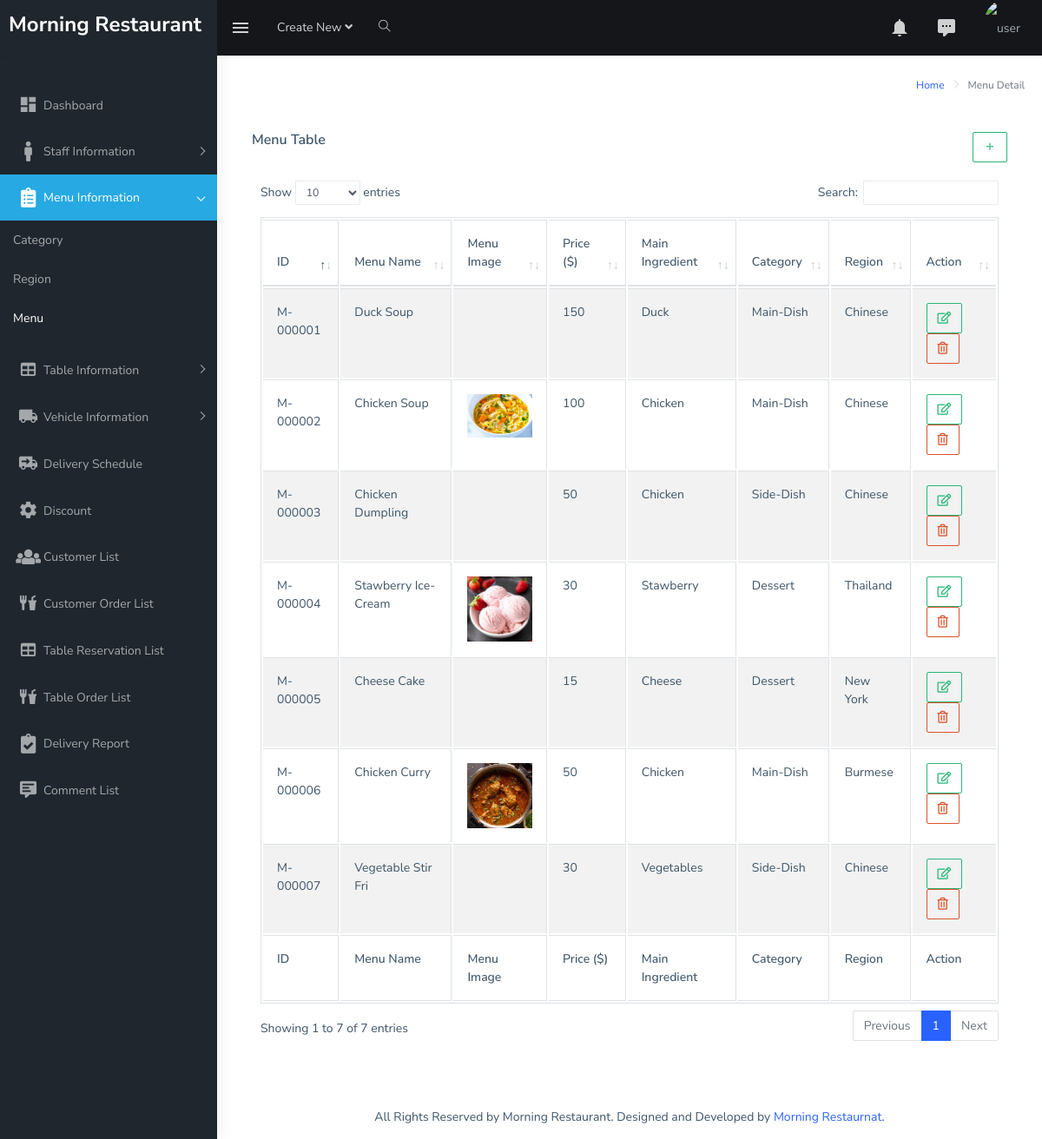
/adminpanel/menu_detail.php (signed in), run on the app's committed database.
### tables this page shows
CREATE TABLE `menu` (
  `menuid` varchar(20) NOT NULL,
  `menuname` varchar(30) NOT NULL,
  `menuimage` text NOT NULL,
  `mainingredient` varchar(20) NOT NULL,
  `price` int(11) NOT NULL,
  `description` text NOT NULL,
  `categoryid` int(11) NOT NULL,
  `regionid` int(11) NOT NULL,
  `registertime` timestamp NOT NULL DEFAULT current_timestamp() ON UPDATE current_timestamp()
);

CREATE TABLE `category` (
  `categoryid` int(11) NOT NULL,
  `category` varchar(30) NOT NULL,
  `registertime` timestamp NOT NULL DEFAULT current_timestamp() ON UPDATE current_timestamp()
);

CREATE TABLE `region` (
  `regionid` int(11) NOT NULL,
  `region` varchar(30) NOT NULL,
  `registertime` timestamp NOT NULL DEFAULT current_timestamp() ON UPDATE current_timestamp()
);

### adminpanel/menu_detail.php (the view, shortened to what this page needs)
<?php
include('admin_header.php');
include('autoid_function.php');
?>
<html>
<head>
</head>
<body>
    <div class="page-wrapper" style="background-color: white;">
        <div class="page-breadcrumb">
            <div class="row">
                <div class="col-12 d-flex no-block align-items-center">
                    <div class="ml-auto text-right">
                        <nav aria-label="breadcrumb">
                            <ol class="breadcrumb">
                                <li class="breadcrumb-item"><a href="#">Home</a></li>
                                <li class="breadcrumb-item active" aria-current="page">Menu Detail</li>
                            </ol>
                        </nav>
                    </div>
                </div>
            </div>
        </div>
        <div class="container-fluid">
            <div class="row">
                <div class="col-md-12">
                    <div class="card">
                        <div class="card-body">
                            <div class="row">
                                <div class="col-md-6"><h5 class="card-title">Menu Table</h5></div>
                                <div class="col-md-6 text-right"><a href="menu_entry.php" class="btn btn-outline-success"><i class="mdi mdi-plus"></i></a></div>
                            </div>
                            <br>
                            <?php
                            $query="SELECT m.*,c.category as category, r.region as region FROM menu m, category c, region r WHERE m.categoryid=c.categoryid AND m.regionid=r.regionid";
                            $result=mysqli_query($connection,$query);
                            $count=mysqli_num_rows($result);
                            if ($count<0) {
                                echo "<p>No Record Found!!</p>";
                            }
                            else{
                                ?>
                                <div class="table-responsive">
                                    <table id="zero_config" class="table table-striped table-bordered">
                                        <thead>
                                            <tr>
                                                <th>ID</th>
                                                <th>Menu Name</th>
                                                <th>Menu Image</th>
                                                <th>Price ($)</th>
                                                <th>Main Ingredient</th>
                                                <th>Category</th>
                                                <th>Region</th>
                                                <th>Action</th>
                                            </tr>
                                        </thead>
                                        <tbody>
                                        <?php
                                        for ($i=0; $i < $count ; $i++) {
                                            $rows=mysqli_fetch_array($result);
                                            $menuid=$rows['menuid'];
                                            $menuname=$rows['menuname'];
                                            $image=$rows['menuimage'];
                                            $price=$rows['price'];
                                            $main=$rows['mainingredient'];
                                            $category=$rows['category'];
                                            $region=$rows['region'];
                                            echo "<tr>";
                                            echo "<td>".$menuid."</td>";
                                            echo "<td>".$menuname."</td>";
                                            echo "<td><img src='".$image."' width='100px' class='img-fluid' alt=''></td>";
                                            echo "<td>".$price."</td>";
                                            echo "<td>".$main."</td>";
                                                echo "<td>".$category."</td>";
                                                echo "<td>".$region."</td>";
                                            echo "<td><a href='menu_update.php?menuid=$menuid' class='btn btn-outline-success'><i class='far fa-edit'></i></a>   <a onclick='javascript:confirmationDelete($(this));return false;' href='menu_delete.php?menuid=$menuid' class='btn btn-outline-danger'><i class='far fa-trash-alt'></i></a></td>";
                                            echo "</tr>";
                                        }
                                        ?>
                                    </tbody>
                                    <tfoot>
                                        <tr>
                                            <th>ID</th>
                                            <th>Menu Name</th>
                                            <th>Menu Image</th>
                                            <th>Price ($)</th>
                                            <th>Main Ingredient</th>
                                            <th>Category</th>
                                            <th>Region</th>
                                            <th>Action</th>
                                        </tr>
                                    </tfoot>
                                </table>
                            </div>
                            <?php
                        }
                        ?>
                    </div>
                </div>
            </div>
        </div>
    </div>
</body>
</html>
<?php
include('admin_footer.php');
?>

### adminpanel/admin_header.php (shortened to what this page needs)
<!DOCTYPE html>
<html dir="ltr" lang="en">
<head>
    <link href="assets/libs/flot/css/float-chart.css" rel="stylesheet">
    <link rel="stylesheet" type="text/css" href="assets/libs/select2/dist/css/select2.min.css">
    <link rel="stylesheet" type="text/css" href="assets/libs/jquery-minicolors/jquery.minicolors.css">
    <link rel="stylesheet" type="text/css" href="assets/libs/bootstrap-datepicker/dist/css/bootstrap-datepicker.min.css">
    <link rel="stylesheet" type="text/css" href="assets/libs/quill/dist/quill.snow.css">
    <link rel="stylesheet" type="text/css" href="assets/extra-libs/multicheck/multicheck.css">
    <link href="assets/libs/datatables.net-bs4/css/dataTables.bootstrap4.css" rel="stylesheet">
    <link href="dist/css/style.min.css" rel="stylesheet">
    <link href="assets/libs/magnific-popup/dist/magnific-popup.css" rel="stylesheet">
</head>
<body>
    <div id="main-wrapper">
        <header class="topbar" data-navbarbg="skin5">
            <nav class="navbar top-navbar navbar-expand-md navbar-dark">
                <div class="navbar-header" data-logobg="skin5">
                    <a class="navbar-brand" href="index.php">
                        <span class="logo-text">
                         <h3>Morning Restaurant</h3>
                     </span>
                    </a>
                </div>
                <div class="navbar-collapse collapse" id="navbarSupportedContent" data-navbarbg="skin5">
                    <ul class="navbar-nav float-left mr-auto">
                        <li class="nav-item d-none d-md-block"><a class="nav-link sidebartoggler waves-effect waves-light" href="javascript:void(0)" data-sidebartype="mini-sidebar"><i class="mdi mdi-menu font-24"></i></a></li>
                        <li class="nav-item dropdown">
                            <a class="nav-link dropdown-toggle" href="#" id="navbarDropdown" role="button" data-toggle="dropdown" aria-haspopup="true" aria-expanded="false">
                             <span class="d-none d-md-block">Create New <i class="fa fa-angle-down"></i></span>
                         </a>
                    </li>
                    <li class="nav-item search-box"> <a class="nav-link waves-effect waves-dark" href="javascript:void(0)"><i class="ti-search"></i></a>
                    </li>
                </ul>
                <ul class="navbar-nav float-right">
                    <li class="nav-item dropdown">
                        <a class="nav-link dropdown-toggle waves-effect waves-dark" href="" data-toggle="dropdown" aria-haspopup="true" aria-expanded="false"> <i class="mdi mdi-bell font-24"></i>
                        </a>
                    </li>
                    <li class="nav-item dropdown">
                        <a class="nav-link dropdown-toggle waves-effect waves-dark" href="" id="2" data-toggle="dropdown" aria-haspopup="true" aria-expanded="false"> <i class="font-24 mdi mdi-comment-processing"></i>
                        </a>
                </li>
                <li class="nav-item dropdown">
                    <a class="nav-link dropdown-toggle text-muted waves-effect waves-dark pro-pic" href="" data-toggle="dropdown" aria-haspopup="true" aria-expanded="false"><img src="<?php echo $_SESSION['staffimage'] ?>" alt="user" class="rounded-circle" width="31" height="31"></a>
</li>
</ul>
</div>
</nav>
</header>
<aside class="left-sidebar" data-sidebarbg="skin5">
    <div class="scroll-sidebar">
        <nav class="sidebar-nav">
            <?php
            if (isset($_SESSION['stafftype'])) {
                if ($_SESSION['stafftype']=='Restaurant Manager' || $_SESSION['stafftype']=='Restaurant Owner') {
                    ?>
                    <ul id="sidebarnav" class="p-t-30">
                        <li class="sidebar-item"> <a class="sidebar-link waves-effect waves-dark sidebar-link" href="index.php" aria-expanded="false"><i class="mdi mdi-view-dashboard"></i><span class="hide-menu">Dashboard</span></a></li>
                        <li class="sidebar-item"> <a class="sidebar-link has-arrow waves-effect waves-dark" href="javascript:void(0)" aria-expanded="false"><i class="fas fa-male"></i><span class="hide-menu">Staff Information</span></a>
                        </li>
                        <li class="sidebar-item"> <a class="sidebar-link has-arrow waves-effect waves-dark" href="javascript:void(0)" aria-expanded="false"><i class="fas fa-clipboard-list"></i><span class="hide-menu">Menu Information</span></a>
                            <ul aria-expanded="false" class="collapse  first-level">
                                <li class="sidebar-item"><a href="category_detail.php" class="sidebar-link"><span class="hide-menu"> Category </span></a></li>
                                <li class="sidebar-item"><a href="region_detail.php" class="sidebar-link"><span class="hide-menu"> Region </span></a></li>
                                <li class="sidebar-item"><a href="menu_detail.php" class="sidebar-link"><span class="hide-menu"> Menu </span></a></li>
                            </ul>
                        </li>
                        <li class="sidebar-item"> <a class="sidebar-link has-arrow waves-effect waves-dark" href="javascript:void(0)" aria-expanded="false"><i class="mdi mdi-table"></i><span class="hide-menu">Table Information</span></a>
                        </li>
                        <li class="sidebar-item"> <a class="sidebar-link has-arrow waves-effect waves-dark" href="javascript:void(0)" aria-expanded="false"><i class="mdi mdi-truck"></i><span class="hide-menu">Vehicle Information</span></a>
                        </li>
                        <li class="sidebar-item"> <a class="sidebar-link waves-effect waves-dark sidebar-link" href="deliveryschedule_detail.php" aria-expanded="false"><i class="mdi mdi-truck-delivery"></i><span class="hide-menu"> Delivery Schedule </span></a></li>
                        <li class="sidebar-item"> <a class="sidebar-link waves-effect waves-dark sidebar-link" href="discount_detail.php" aria-expanded="false"><i class="mdi mdi-settings"></i><span class="hide-menu"> Discount </span></a></li>
                        <li class="sidebar-item"> <a class="sidebar-link waves-effect waves-dark sidebar-link" href="customerlist.php" aria-expanded="false"><i class="fas fa-users"></i><span class="hide-menu"> Customer List </span></a></li>
                        <li class="sidebar-item"> <a class="sidebar-link waves-effect waves-dark sidebar-link" href="customerorderlist.php" aria-expanded="false"><i class="mdi mdi-food-fork-drink"></i><span class="hide-menu">Customer Order List</span></a></li>
                        <li class="sidebar-item"> <a class="sidebar-link waves-effect waves-dark sidebar-link" href="reservationlist.php" aria-expanded="false"><i class="mdi mdi-table"></i><span class="hide-menu">Table Reservation List</span></a></li>
                        <li class="sidebar-item"> <a class="sidebar-link waves-effect waves-dark sidebar-link" href="tableorderlist.php" aria-expanded="false"><i class="mdi mdi-food-fork-drink"></i><span class="hide-menu">Table Order List</span></a></li>
                        <li class="sidebar-item"> <a class="sidebar-link waves-effect waves-dark sidebar-link" href="deliveryreport.php" aria-expanded="false"><i class=" fas fa-clipboard-check"></i><span class="hide-menu">Delivery Report</span></a></li>
                        <li class="sidebar-item"> <a class="sidebar-link waves-effect waves-dark sidebar-link" href="commentlist.php" aria-expanded="false"><i class="mdi mdi-comment-text"></i><span class="hide-menu">Comment List</span></a></li>
                    </ul>
                    <?php
                }
        }
        else if (!isset($_SESSION['stafftype'])) {
            echo "<script>window.alert('Unauthorized User!!')</script>";
            echo "<script>window.location='login.php'</script>";
        }
        ?>
    </nav>
</div>
</aside>
</body>
</html>

### adminpanel/admin_footer.php (shortened to what this page needs)
<!DOCTYPE html>
<html>
<body>
	<footer class="footer text-center">
		All Rights Reserved by Morning Restaurant. Designed and Developed by <a href="#">Morning Restaurnat</a>.
	</footer>
</body>
</html>

### data on the page
menu: menuid "M-000005", menuname "Cheese Cake", price "15", mainingredient "Cheese", categoryid.category "Dessert", regionid.region "New York"
menu: menuid "M-000006", menuname "Chicken Curry", menuimage (picture), price "50", mainingredient "Chicken", categoryid.category "Main-Dish", regionid.region "Burmese"
menu: menuid "M-000003", menuname "Chicken Dumpling", price "50", mainingredient "Chicken", categoryid.category "Side-Dish", regionid.region "Chinese"
menu: menuid "M-000002", menuname "Chicken Soup", menuimage (picture), price "100", mainingredient "Chicken", categoryid.category "Main-Dish", regionid.region "Chinese"
menu: menuid "M-000001", menuname "Duck Soup", price "150", mainingredient "Duck", categoryid.category "Main-Dish", regionid.region "Chinese"
menu: menuid "M-000004", menuname "Stawberry Ice-Cream", menuimage (picture), price "30", mainingredient "Stawberry", categoryid.category "Dessert", regionid.region "Thailand"
menu: menuid "M-000007", menuname "Vegetable Stir Fri", price "30", mainingredient "Vegetables", categoryid.category "Side-Dish", regionid.region "Chinese"
